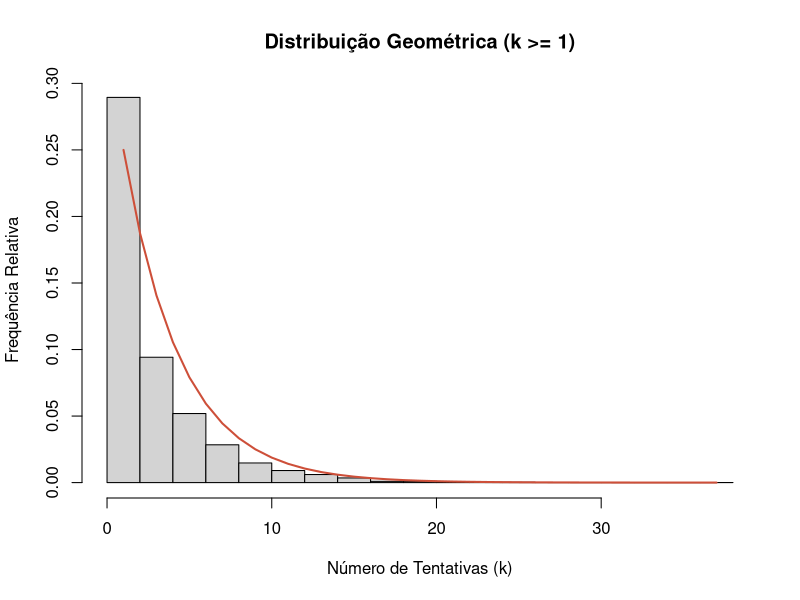

The R script that drew this image:
# Número de falhas antes do primeiro sucesso
rgeom <- function(n,p){
  u <- runif(n, 0, 1)
  q <- 1 - p
  
  k <- floor(log(u) / log(q))
  return(k)
}

n <- 10000
p <- 0.25

x <- rgeom(n, p)
hist(x,
     prob = TRUE,
     main = "Distribuição Geométrica (k >= 1)",
     xlab = "Número de Tentativas (k)",
     ylab = "Frequência Relativa")

x_vals <- 1:max(x)
y_vals <- dgeom(x_vals - 1, prob = p)
lines(x_vals, y_vals, col = "tomato3", lwd = 2)